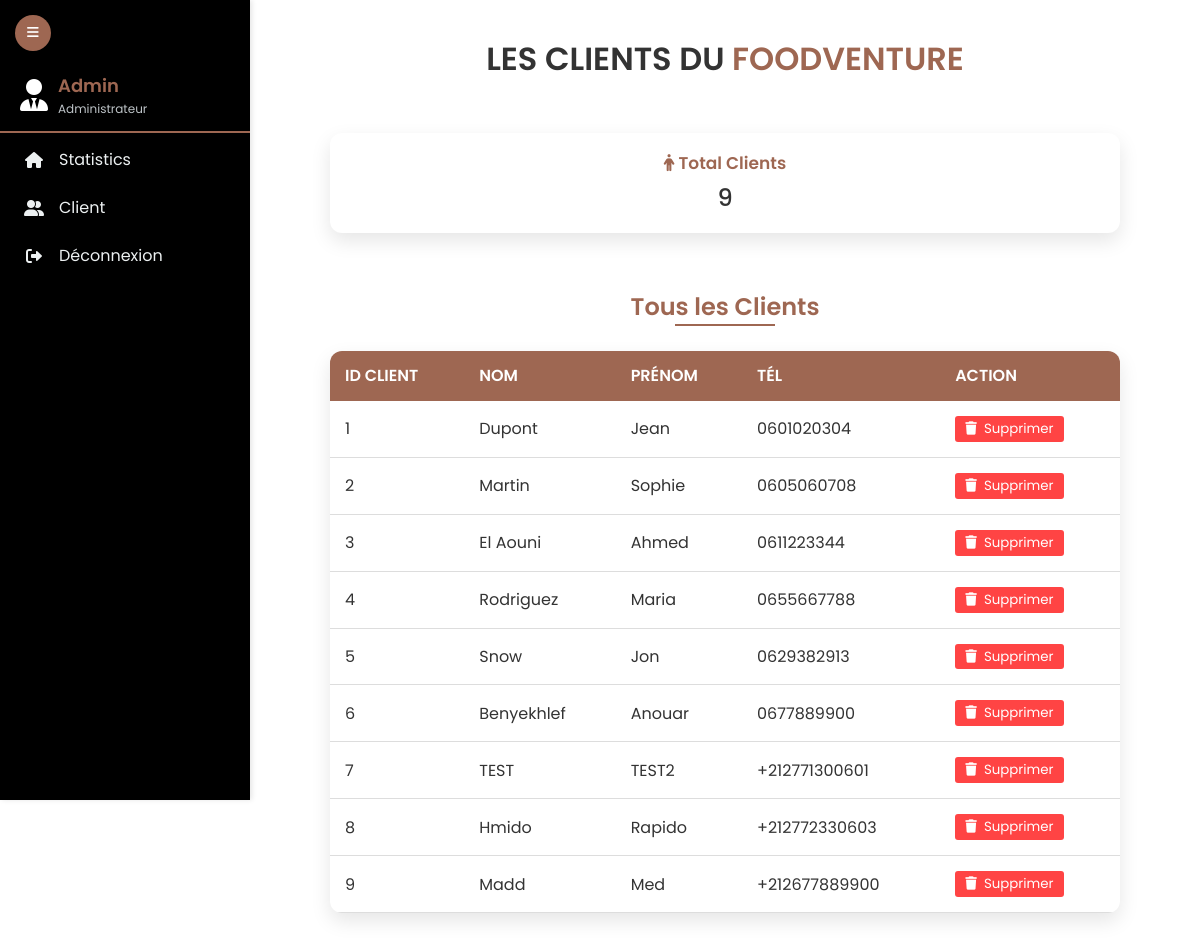
The page /admin/client_dashboard.php (signed in) on the database its author committed.
### tables this page shows
CREATE TABLE `client` (
  `idClient` int(11) NOT NULL,
  `nomCl` varchar(50) NOT NULL,
  `prenomCl` varchar(50) DEFAULT NULL,
  `telCl` varchar(30) NOT NULL
);

### admin/client_dashboard.php (the view, shortened to what this page needs)
<?php
require 'config.php';
$sql = "SELECT idClient, nomCl, prenomCl, telCl FROM client";
$stmt = $pdo->prepare($sql);
$stmt->execute();
$clients = $stmt->fetchAll(PDO::FETCH_ASSOC);
$totalClients = count($clients);
?>
<!DOCTYPE html>
<html lang="en">
<head>
    <link rel="stylesheet" href="../assets/admin_dashboard.css?v=<?php echo time(); ?>">
    <link rel="stylesheet" href="https://cdnjs.cloudflare.com/ajax/libs/font-awesome/6.0.0/css/all.min.css">
</head>
<body>
    <main class="main-content">
        <h1>Les Clients du <span id="title">Foodventure</span></h1>
        <section class="stats">
            <div class="stat-card">
                <h3><i class="fa-solid fa-person"></i> Total Clients</h3>
                <p><?= htmlspecialchars($totalClients) ?></p>
            </div>
        </section>
        <section class="clientsTableContainer">
            <h2>Tous les Clients</h2>
            <table>
                <thead>
                    <tr>
                        <th>ID Client</th>
                        <th>Nom</th>
                        <th>Prénom</th>
                        <th>Tél</th>
                        <th>Action</th>
                    </tr>
                </thead>
                <tbody>
                    <?php foreach ($clients as $client): ?>
                        <tr>
                            <td><?= htmlspecialchars($client['idClient']) ?></td>
                            <td><?= htmlspecialchars($client['nomCl']) ?></td>
                            <td><?= htmlspecialchars($client['prenomCl']) ?></td>
                            <td><?= htmlspecialchars($client['telCl']) ?></td>
                            <td>
                                <form method="POST" onsubmit="return confirm('Voulez-vous vraiment supprimer ce client ?');">
                                    <button type="submit" class="delete-btn"><i class="fa-solid fa-trash"></i>&nbsp; Supprimer</button>
                                </form>
                            </td>
                        </tr>
                    <?php endforeach; ?>
                </tbody>
            </table>
        </section>
    </main>
</body>
</html>

### assets/admin_dashboard.css (style rules this page uses)
:root { --primary-color: #9E6752; --secondary-bg: #ecf0f1; --text-dark: #333; --text-light: #666; }
* { margin: 0; padding: 0; box-sizing: border-box; font-family: "Poppins", sans-serif; line-height: 1.2; }
body { display: flex; background-image: url('https://img.freepik.com/photos-gratuite/ciment-texture_1194-5332.jpg?t=st=1739881112~exp=1739884712~hmac=daef3dcb8e3815a498217410e4c6612834620e23eb65184d02fcb7d818aaa62b&w=826'); background-position: center; background-repeat: repeat; min-height: 100vh; }
.main-content { margin-left: 250px; padding: 20px 5rem; width: calc(100% - 250px); transition: margin-left 0.3s ease, width 0.3s ease; background-color: rgba(255, 255, 255, 0.9); min-height: 100vh; }
.main-content h1 { font-size: 32px; font-weight: 600; text-align: center; color: var(--text-dark); text-transform: uppercase; margin-bottom: 55px; margin-top: 20px; }
.main-content h2 { font-size: 24px; font-weight: 600; color: var(--primary-color); margin-bottom: 30px; position: relative; text-align: center; }
.main-content h2::after { content: ""; width: 100px; height: 2px; background: var(--primary-color); position: absolute; bottom: -5px; left: 50%; transform: translateX(-50%); }
.toggle-button { position: fixed; top: 15px; left: 15px; background-color: var(--primary-color); color: #fff; border: none; padding: 10px 12px; cursor: pointer; z-index: 1000; border-radius: 20px; transition: transform 0.3s ease, box-shadow 0.3s ease; }
table { width: 100%; border-collapse: collapse; background: #fff; border-radius: 12px; overflow: hidden; box-shadow: 0px 8px 20px rgba(0, 0, 0, 0.1); margin-bottom: 60px; }
th, td { padding: 15px; text-align: left; }
th { background-color: var(--primary-color); color: #fff; font-weight: 600; text-transform: uppercase; }
td { border-bottom: 1px solid #ddd; color: var(--text-dark); }
.stats { display: flex; flex-wrap: wrap; gap: 20px; justify-content: center; margin-bottom: 60px; }
.stat-card { flex: 1; min-width: 200px; background: #fff; padding: 20px; border-radius: 12px; box-shadow: 0px 8px 20px rgba(0, 0, 0, 0.1); text-align: center; transition: transform 0.3s ease, box-shadow 0.3s ease; }
.stat-card h3 { color: var(--primary-color); font-size: 17px; font-weight: 600; margin-bottom: 10px; }
.stat-card p { font-size: 24px; font-weight: 500; color: var(--text-dark); }

### assets/aside_navbar.css (style rules this page uses)
:root { --primary-color: #9E6752; --secondary-bg: #ecf0f1; --text-dark: #333; --text-light: #666; }
* { margin: 0; padding: 0; box-sizing: border-box; font-family: "Poppins", sans-serif; line-height: 1.2; }
body { display: flex; background-image: url('https://img.freepik.com/photos-gratuite/ciment-texture_1194-5332.jpg?t=st=1739881112~exp=1739884712~hmac=daef3dcb8e3815a498217410e4c6612834620e23eb65184d02fcb7d818aaa62b&w=826'); background-position: center; background-repeat: repeat; min-height: 100vh; }
.sidebar { width: 250px; height: 100vh; background-color: black; position: fixed; transition: width 0.3s ease; box-shadow: 2px 0 5px rgba(0, 0, 0, 0.1); overflow: hidden; }
.user-profile { display: flex; align-items: center; padding: 15px 20px; border-bottom: 2px solid var(--primary-color); transform: translateY(60px); }
.user-info h4 { font-size: 18px; font-weight: 600; color: #fff; }
.user-info h4 span { color: var(--primary-color); }
.user-info p { font-size: 12px; color: #bdc3c7; margin-top: 5px; }
.sidebar-nav { padding-top: 20px; }
.nav-list { list-style: none; padding: 0; }
.nav-item { margin: 5px 0; }
.nav-link { display: flex; align-items: center; padding: 12px 20px; color: #ecf0f1; text-decoration: none; transition: background-color 0.3s ease, border-left 0.3s ease; border-left: 4px solid transparent; transform: translateY(40px); }
.nav-link i { margin-right: 15px; width: 20px; text-align: center; }

### admin/client_dashboard.php (style rules this page uses)
.delete-btn { background-color: #ff4444; color: white; border: none; padding: 5px 10px; cursor: pointer; border-radius: 3px; }
#title { color: #9E6752; }

### rows shown on the page
client: idClient "1", nomCl "Dupont", prenomCl "Jean", telCl "0601020304"
client: idClient "2", nomCl "Martin", prenomCl "Sophie", telCl "0605060708"
client: idClient "3", nomCl "El Aouni", prenomCl "Ahmed", telCl "0611223344"
client: idClient "4", nomCl "Rodriguez", prenomCl "Maria", telCl "0655667788"
client: idClient "5", nomCl "Snow", prenomCl "Jon", telCl "0629382913"
client: idClient "6", nomCl "Benyekhlef", prenomCl "Anouar", telCl "0677889900"
client: idClient "7", nomCl "TEST", prenomCl "TEST2", telCl "+212771300601"
client: idClient "8", nomCl "Hmido", prenomCl "Rapido", telCl "+212772330603"
client: idClient "9", nomCl "Madd", prenomCl "Med", telCl "+212677889900"

### other values the page prints
$totalClients "9"
